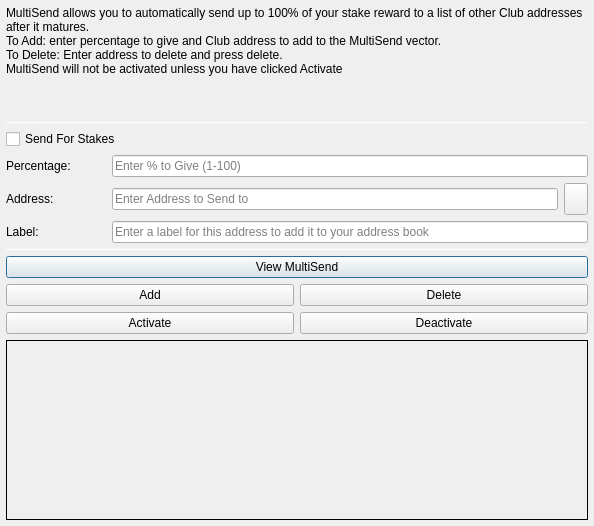
<?xml version="1.0" encoding="UTF-8"?>
<ui version="4.0">
 <class>MultiSendDialog</class>
 <widget class="QDialog" name="MultiSendDialog">
  <property name="windowModality">
   <enum>Qt::NonModal</enum>
  </property>
  <property name="geometry">
   <rect>
    <x>0</x>
    <y>0</y>
    <width>594</width>
    <height>526</height>
   </rect>
  </property>
  <property name="windowTitle">
   <string>MultiSend</string>
  </property>
  <layout class="QVBoxLayout" name="verticalLayout" stretch="0">
   <property name="leftMargin">
    <number>6</number>
   </property>
   <property name="topMargin">
    <number>6</number>
   </property>
   <property name="rightMargin">
    <number>6</number>
   </property>
   <property name="bottomMargin">
    <number>6</number>
   </property>
   <item>
    <layout class="QVBoxLayout" name="verticalLayout_Main" stretch="1,1,1,0,1,1,1">
     <item>
      <widget class="QLabel" name="label_2">
       <property name="lineWidth">
        <number>1</number>
       </property>
       <property name="text">
        <string>MultiSend allows you to automatically send up to 100% of your stake reward to a list of other Club addresses after it matures.
To Add: enter percentage to give and Club address to add to the MultiSend vector.
To Delete: Enter address to delete and press delete.
MultiSend will not be activated unless you have clicked Activate</string>
       </property>
       <property name="alignment">
        <set>Qt::AlignLeading|Qt::AlignLeft|Qt::AlignTop</set>
       </property>
       <property name="wordWrap">
        <bool>true</bool>
       </property>
      </widget>
     </item>
     <item>
      <widget class="Line" name="line">
       <property name="minimumSize">
        <size>
         <width>0</width>
         <height>1</height>
        </size>
       </property>
       <property name="maximumSize">
        <size>
         <width>16777215</width>
         <height>1</height>
        </size>
       </property>
       <property name="orientation">
        <enum>Qt::Horizontal</enum>
       </property>
      </widget>
     </item>
     <item>
      <layout class="QVBoxLayout" name="verticalLayout_Settings">
       <item>
        <layout class="QHBoxLayout" name="horizontalLayout">
         <item>
          <widget class="QCheckBox" name="multiSendStakeCheckBox">
           <property name="text">
            <string>Send For Stakes</string>
           </property>
          </widget>
         </item>
        </layout>
       </item>
       <item>
        <layout class="QHBoxLayout" name="horizontalLayout_6">
         <item>
          <widget class="QLabel" name="label">
           <property name="minimumSize">
            <size>
             <width>100</width>
             <height>0</height>
            </size>
           </property>
           <property name="toolTip">
            <string>Percentage of stake to send</string>
           </property>
           <property name="text">
            <string>Percentage:</string>
           </property>
          </widget>
         </item>
         <item>
          <widget class="QLineEdit" name="multiSendPercentEdit">
           <property name="toolTip">
            <string>Enter whole numbers 1 - 100</string>
           </property>
           <property name="placeholderText">
            <string>Enter % to Give (1-100)</string>
           </property>
          </widget>
         </item>
        </layout>
       </item>
       <item>
        <layout class="QHBoxLayout" name="horizontalLayout_7">
         <item>
          <widget class="QLabel" name="label_5">
           <property name="minimumSize">
            <size>
             <width>100</width>
             <height>0</height>
            </size>
           </property>
           <property name="toolTip">
            <string>Address to send portion of stake to</string>
           </property>
           <property name="text">
            <string>Address:</string>
           </property>
          </widget>
         </item>
         <item>
          <widget class="QLineEdit" name="multiSendAddressEdit">
           <property name="toolTip">
            <string/>
           </property>
           <property name="placeholderText">
            <string>Enter Address to Send to</string>
           </property>
          </widget>
         </item>
         <item>
          <widget class="QToolButton" name="addressBookButton">
           <property name="maximumSize">
            <size>
             <width>16777215</width>
             <height>32</height>
            </size>
           </property>
           <property name="toolTip">
            <string>Choose an address from the address book</string>
           </property>
           <property name="text">
            <string/>
           </property>
           <property name="icon">
            <iconset resource="../pivx.qrc">
             <normaloff>:/icons/address-book</normaloff>:/icons/address-book</iconset>
           </property>
           <property name="shortcut">
            <string>Alt+A</string>
           </property>
          </widget>
         </item>
        </layout>
       </item>
      </layout>
     </item>
     <item>
      <layout class="QHBoxLayout" name="horizontalLayout_3">
       <item>
        <widget class="QLabel" name="label_3">
         <property name="minimumSize">
          <size>
           <width>100</width>
           <height>0</height>
          </size>
         </property>
         <property name="text">
          <string>Label:</string>
         </property>
        </widget>
       </item>
       <item>
        <widget class="QLineEdit" name="labelAddressLabelEdit">
         <property name="placeholderText">
          <string>Enter a label for this address to add it to your address book</string>
         </property>
        </widget>
       </item>
      </layout>
     </item>
     <item>
      <widget class="Line" name="line_2">
       <property name="minimumSize">
        <size>
         <width>0</width>
         <height>1</height>
        </size>
       </property>
       <property name="maximumSize">
        <size>
         <width>16777215</width>
         <height>1</height>
        </size>
       </property>
       <property name="orientation">
        <enum>Qt::Horizontal</enum>
       </property>
      </widget>
     </item>
     <item>
      <layout class="QVBoxLayout" name="verticalLayout_Buttons">
       <item>
        <layout class="QHBoxLayout" name="horizontalLayout_4">
         <item>
          <widget class="QPushButton" name="viewButton">
           <property name="toolTip">
            <string/>
           </property>
           <property name="statusTip">
            <string>View MultiSend Vector</string>
           </property>
           <property name="text">
            <string>View MultiSend</string>
           </property>
          </widget>
         </item>
        </layout>
       </item>
       <item>
        <layout class="QHBoxLayout" name="horizontalLayout_2">
         <item>
          <widget class="QPushButton" name="addButton">
           <property name="toolTip">
            <string/>
           </property>
           <property name="statusTip">
            <string>Add to MultiSend Vector</string>
           </property>
           <property name="text">
            <string>Add</string>
           </property>
          </widget>
         </item>
         <item>
          <widget class="QPushButton" name="deleteButton">
           <property name="toolTip">
            <string/>
           </property>
           <property name="statusTip">
            <string>Delete Address From MultiSend Vector</string>
           </property>
           <property name="text">
            <string>Delete</string>
           </property>
          </widget>
         </item>
        </layout>
       </item>
       <item>
        <layout class="QHBoxLayout" name="horizontalLayout_5">
         <item>
          <widget class="QPushButton" name="activateButton">
           <property name="statusTip">
            <string>Activate MultiSend</string>
           </property>
           <property name="text">
            <string>Activate</string>
           </property>
          </widget>
         </item>
         <item>
          <widget class="QPushButton" name="disableButton">
           <property name="statusTip">
            <string>Deactivate MultiSend</string>
           </property>
           <property name="text">
            <string>Deactivate</string>
           </property>
          </widget>
         </item>
        </layout>
       </item>
      </layout>
     </item>
     <item>
      <widget class="QLabel" name="message">
       <property name="minimumSize">
        <size>
         <width>0</width>
         <height>180</height>
        </size>
       </property>
       <property name="frameShape">
        <enum>QFrame::Panel</enum>
       </property>
       <property name="frameShadow">
        <enum>QFrame::Plain</enum>
       </property>
       <property name="lineWidth">
        <number>1</number>
       </property>
       <property name="midLineWidth">
        <number>1</number>
       </property>
       <property name="text">
        <string/>
       </property>
       <property name="alignment">
        <set>Qt::AlignLeading|Qt::AlignLeft|Qt::AlignTop</set>
       </property>
       <property name="wordWrap">
        <bool>true</bool>
       </property>
      </widget>
     </item>
    </layout>
   </item>
  </layout>
 </widget>
 <resources>
  <include location="../pivx.qrc"/>
 </resources>
 <connections/>
</ui>
